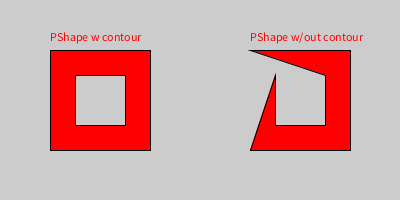
Frame 1 (no input)
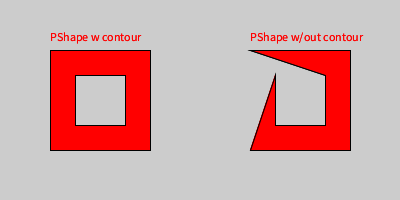
Frame 2 (the mouse pressed at the canvas centre, redrawn once)

The Processing sketch that drew these frames (run headless with seeded random() and noise(); the mouse was pressed at the canvas centre and the sketch redrawn once):

// Processing sketch: BugBeginContour2
// ── BugBeginContour2.pde
PShape s;
void setup() {
  frameRate(50);
  size(400, 200);
  fill(255, 0, 0);
  noLoop();
}
void draw() {
  translate(50, 50);
  text("PShape w contour", 0, -10);
  s = createShape();
  s.beginShape();
  s.fill(255, 0, 0);
  s.vertex(  0, 0);
  s.vertex(100, 0);
  s.vertex(100, 100);
  s.vertex(  0, 100);
  s.beginContour();
  s.vertex( 25, 25);
  s.vertex( 25, 75);
  s.vertex( 75, 75);
  s.vertex( 75, 25);
  s.endContour();
  s.endShape(CLOSE);
  shape(s, 0, 0);

  translate(200, 0);
  text("PShape w/out contour", 0, -10);
  s = createShape();
  s.beginShape();
  s.fill(255, 0, 0);
  s.vertex(  0, 0);
  s.vertex(100, 0);
  s.vertex(100, 100);
  s.vertex(  0, 100);
  s.vertex( 25, 25);
  s.vertex( 25, 75);
  s.vertex( 75, 75);
  s.vertex( 75, 25);
  s.endShape(CLOSE);
  shape(s, 0, 0);
}
